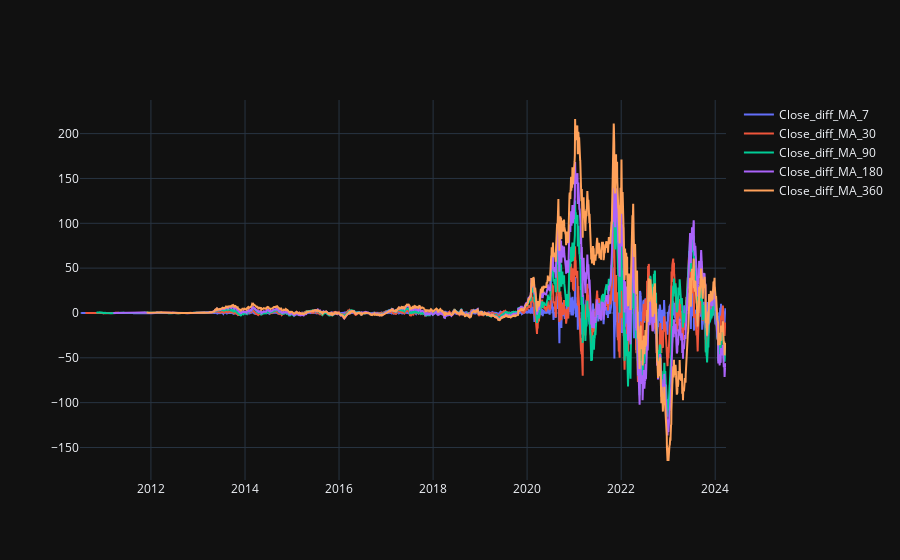
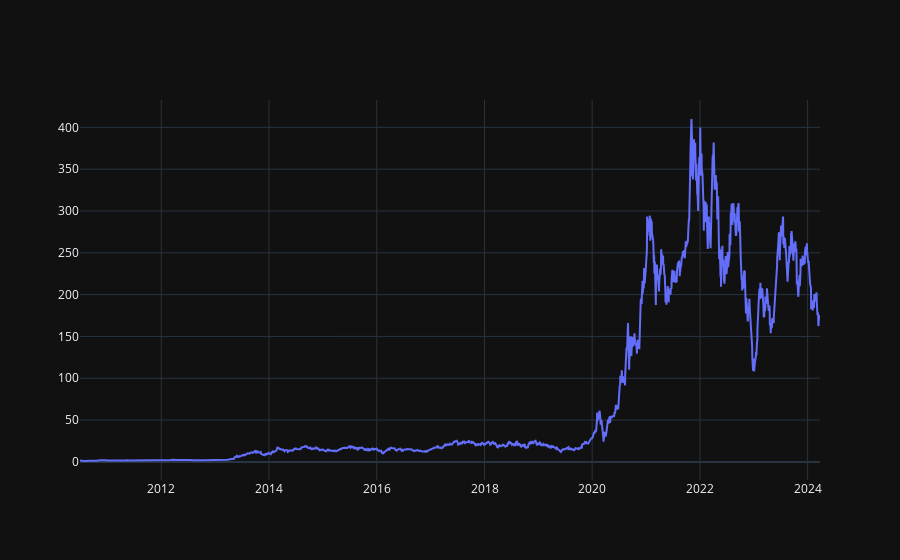

The code cell stored with these charts, in order, in its notebook:
### Markdown cell above
# Renderings

Given a ticker, lets look at yfinance bar charts for 5 years, daily, weekly, monthly, yearly, quarterly

### Code cell
ticker="TSLA"
data = pd.DataFrame(yf.download(ticker, interval="1d"))

moving_averages_days = [7, 30, 90, 180, 360]

def plot(plt_data):
    fig = go.Figure()
    for ma in moving_averages_days:
        fig.add_trace(go.Scatter(x=plt_data.index, y=plt_data[f'Close_diff_MA_{ma}'], mode="lines", name=f'Close_diff_MA_{ma}'))
    fig.show()

def plot_main(plt_data):
    fig = go.Figure()
    fig.add_trace(go.Scatter(x=plt_data.index, y=plt_data[f'Close'], mode="lines", name=f'Close'))
    fig.show()

data = data[['Close', 'Volume']]

for ma in moving_averages_days:
    data[f'Close_diff_MA_{ma}'] = data['Close'] - data['Close'].rolling(window=ma).mean()
    data[f'Volume_diff_MA_{ma}'] = data['Volume'] - data['Volume'].rolling(window=ma).mean()

plot(data)
plot_main(data)

### Figure 1 — Plotly figure (JSON) as saved in the notebook; plotly's stock layout.template omitted (floating-point values rounded to 4 significant figures; data arrays with more than 128 entries replaced by an {"elided": "..."} marker saying what was removed)
{"data": [{"mode": "lines", "name": "Close_diff_MA_7", "x": {"elided": "3458 str values"}, "y": {"elided": "3458 float values"}, "type": "scatter"}, {"mode": "lines", "name": "Close_diff_MA_30", "x": {"elided": "3458 str values"}, "y": {"elided": "3458 float values"}, "type": "scatter"}, {"mode": "lines", "name": "Close_diff_MA_90", "x": {"elided": "3458 str values"}, "y": {"elided": "3458 float values"}, "type": "scatter"}, {"mode": "lines", "name": "Close_diff_MA_180", "x": {"elided": "3458 str values"}, "y": {"elided": "3458 float values"}, "type": "scatter"}, {"mode": "lines", "name": "Close_diff_MA_360", "x": {"elided": "3458 str values"}, "y": {"elided": "3458 float values"}, "type": "scatter"}], "layout": {}}

### Figure 2 — Plotly figure (JSON) as saved in the notebook; plotly's stock layout.template omitted (floating-point values rounded to 4 significant figures; data arrays with more than 128 entries replaced by an {"elided": "..."} marker saying what was removed)
{"data": [{"mode": "lines", "name": "Close", "x": {"elided": "3458 str values"}, "y": {"elided": "3458 float values"}, "type": "scatter"}], "layout": {}}
